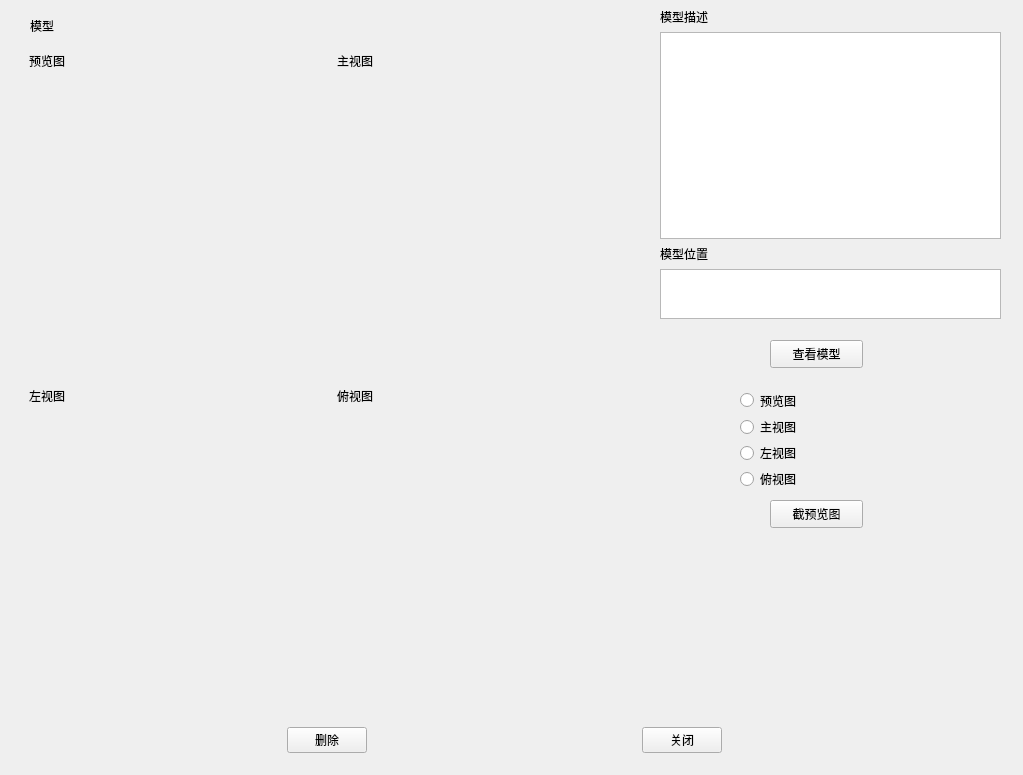
<?xml version="1.0" encoding="UTF-8"?>
<ui version="4.0">
 <class>Form</class>
 <widget class="QWidget" name="Form">
  <property name="geometry">
   <rect>
    <x>0</x>
    <y>0</y>
    <width>1023</width>
    <height>775</height>
   </rect>
  </property>
  <property name="minimumSize">
   <size>
    <width>1000</width>
    <height>750</height>
   </size>
  </property>
  <property name="maximumSize">
   <size>
    <width>2000</width>
    <height>1500</height>
   </size>
  </property>
  <property name="windowTitle">
   <string>Form</string>
  </property>
  <widget class="QWidget" name="horizontalLayoutWidget">
   <property name="geometry">
    <rect>
     <x>19</x>
     <y>720</y>
     <width>971</width>
     <height>41</height>
    </rect>
   </property>
   <layout class="QHBoxLayout" name="horizontalLayout_2">
    <item>
     <spacer name="horizontalSpacer">
      <property name="orientation">
       <enum>Qt::Horizontal</enum>
      </property>
      <property name="sizeHint" stdset="0">
       <size>
        <width>40</width>
        <height>20</height>
       </size>
      </property>
     </spacer>
    </item>
    <item>
     <widget class="QPushButton" name="model_btn_del">
      <property name="text">
       <string>删除</string>
      </property>
     </widget>
    </item>
    <item>
     <spacer name="horizontalSpacer_3">
      <property name="orientation">
       <enum>Qt::Horizontal</enum>
      </property>
      <property name="sizeHint" stdset="0">
       <size>
        <width>40</width>
        <height>20</height>
       </size>
      </property>
     </spacer>
    </item>
    <item>
     <widget class="QPushButton" name="model_btn_close">
      <property name="text">
       <string>关闭</string>
      </property>
     </widget>
    </item>
    <item>
     <spacer name="horizontalSpacer_2">
      <property name="orientation">
       <enum>Qt::Horizontal</enum>
      </property>
      <property name="sizeHint" stdset="0">
       <size>
        <width>40</width>
        <height>20</height>
       </size>
      </property>
     </spacer>
    </item>
   </layout>
  </widget>
  <widget class="QWidget" name="gridLayoutWidget">
   <property name="geometry">
    <rect>
     <x>29</x>
     <y>49</y>
     <width>609</width>
     <height>664</height>
    </rect>
   </property>
   <layout class="QGridLayout" name="gridLayout">
    <item row="4" column="1">
     <widget class="QLabel" name="label_model_verticalView">
      <property name="minimumSize">
       <size>
        <width>300</width>
        <height>300</height>
       </size>
      </property>
      <property name="text">
       <string/>
      </property>
     </widget>
    </item>
    <item row="4" column="0">
     <widget class="QLabel" name="label_model_leftView">
      <property name="minimumSize">
       <size>
        <width>300</width>
        <height>300</height>
       </size>
      </property>
      <property name="text">
       <string/>
      </property>
     </widget>
    </item>
    <item row="1" column="0">
     <widget class="QLabel" name="label_model_freeView">
      <property name="minimumSize">
       <size>
        <width>300</width>
        <height>300</height>
       </size>
      </property>
      <property name="text">
       <string/>
      </property>
     </widget>
    </item>
    <item row="0" column="1">
     <widget class="QLabel" name="label">
      <property name="text">
       <string>主视图</string>
      </property>
     </widget>
    </item>
    <item row="0" column="0">
     <layout class="QVBoxLayout" name="verticalLayout">
      <item>
       <widget class="QLabel" name="label_2">
        <property name="text">
         <string>预览图</string>
        </property>
       </widget>
      </item>
     </layout>
    </item>
    <item row="3" column="0">
     <layout class="QHBoxLayout" name="horizontalLayout_3"/>
    </item>
    <item row="2" column="0">
     <widget class="QLabel" name="label_4">
      <property name="text">
       <string>左视图</string>
      </property>
     </widget>
    </item>
    <item row="2" column="1">
     <widget class="QLabel" name="label_5">
      <property name="text">
       <string>俯视图</string>
      </property>
     </widget>
    </item>
    <item row="1" column="1">
     <widget class="QLabel" name="label_model_frontView">
      <property name="minimumSize">
       <size>
        <width>300</width>
        <height>300</height>
       </size>
      </property>
      <property name="text">
       <string/>
      </property>
     </widget>
    </item>
   </layout>
  </widget>
  <widget class="QWidget" name="horizontalLayoutWidget_2">
   <property name="geometry">
    <rect>
     <x>30</x>
     <y>10</y>
     <width>611</width>
     <height>31</height>
    </rect>
   </property>
   <layout class="QHBoxLayout" name="horizontalLayout">
    <item>
     <widget class="QLabel" name="label_name">
      <property name="text">
       <string>模型</string>
      </property>
     </widget>
    </item>
    <item>
     <spacer name="horizontalSpacer_4">
      <property name="orientation">
       <enum>Qt::Horizontal</enum>
      </property>
      <property name="sizeHint" stdset="0">
       <size>
        <width>40</width>
        <height>20</height>
       </size>
      </property>
     </spacer>
    </item>
   </layout>
  </widget>
  <widget class="QPushButton" name="btn_see_model">
   <property name="geometry">
    <rect>
     <x>770</x>
     <y>340</y>
     <width>93</width>
     <height>28</height>
    </rect>
   </property>
   <property name="text">
    <string>查看模型</string>
   </property>
  </widget>
  <widget class="QPushButton" name="btn_screenshot">
   <property name="geometry">
    <rect>
     <x>770</x>
     <y>500</y>
     <width>93</width>
     <height>28</height>
    </rect>
   </property>
   <property name="text">
    <string>截预览图</string>
   </property>
  </widget>
  <widget class="QWidget" name="gridLayoutWidget_2">
   <property name="geometry">
    <rect>
     <x>740</x>
     <y>390</y>
     <width>160</width>
     <height>99</height>
    </rect>
   </property>
   <layout class="QGridLayout" name="gridLayout_2">
    <item row="0" column="0">
     <widget class="QRadioButton" name="rbtn_freeView">
      <property name="text">
       <string>预览图</string>
      </property>
     </widget>
    </item>
    <item row="3" column="0">
     <widget class="QRadioButton" name="rbtn_verticalView">
      <property name="text">
       <string>俯视图</string>
      </property>
     </widget>
    </item>
    <item row="1" column="0">
     <widget class="QRadioButton" name="rbtn_frontView">
      <property name="text">
       <string>主视图</string>
      </property>
     </widget>
    </item>
    <item row="2" column="0">
     <widget class="QRadioButton" name="rbtn_leftView">
      <property name="text">
       <string>左视图</string>
      </property>
     </widget>
    </item>
   </layout>
  </widget>
  <widget class="QWidget" name="verticalLayoutWidget_2">
   <property name="geometry">
    <rect>
     <x>660</x>
     <y>8</y>
     <width>341</width>
     <height>311</height>
    </rect>
   </property>
   <layout class="QVBoxLayout" name="verticalLayout_2">
    <item>
     <widget class="QLabel" name="label_3">
      <property name="text">
       <string>模型描述</string>
      </property>
     </widget>
    </item>
    <item>
     <widget class="QTextEdit" name="model_describe"/>
    </item>
    <item>
     <widget class="QLabel" name="label_6">
      <property name="text">
       <string>模型位置</string>
      </property>
     </widget>
    </item>
    <item>
     <widget class="QTextEdit" name="model_file_path">
      <property name="minimumSize">
       <size>
        <width>0</width>
        <height>0</height>
       </size>
      </property>
      <property name="maximumSize">
       <size>
        <width>400</width>
        <height>50</height>
       </size>
      </property>
     </widget>
    </item>
   </layout>
  </widget>
  <zorder>horizontalLayoutWidget</zorder>
  <zorder>gridLayoutWidget</zorder>
  <zorder>horizontalLayoutWidget_2</zorder>
  <zorder>btn_see_model</zorder>
  <zorder>btn_screenshot</zorder>
  <zorder>gridLayoutWidget_2</zorder>
  <zorder>label_model_frontView</zorder>
  <zorder>verticalLayoutWidget_2</zorder>
 </widget>
 <resources/>
 <connections/>
</ui>
